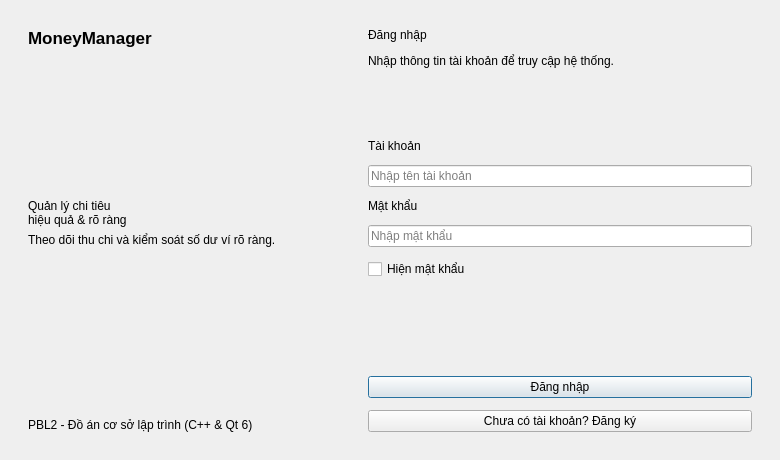
<?xml version='1.0' encoding='utf-8'?>
<ui version="4.0">
 <class>LoginWindow</class>
 <widget class="QDialog" name="LoginWindow">
  <property name="geometry">
   <rect>
    <x>0</x>
    <y>0</y>
    <width>780</width>
    <height>460</height>
   </rect>
  </property>
  <property name="windowTitle">
   <string>Đăng nhập - MoneyManager</string>
  </property>
  <layout class="QHBoxLayout" name="mainLayout">
   <property name="spacing">
    <number>0</number>
   </property>
   <property name="leftMargin">
    <number>0</number>
   </property>
   <property name="topMargin">
    <number>0</number>
   </property>
   <property name="rightMargin">
    <number>0</number>
   </property>
   <property name="bottomMargin">
    <number>0</number>
   </property>
   <item>
    <widget class="QFrame" name="frmWelcome">
     <property name="minimumSize">
      <size>
       <width>340</width>
       <height>0</height>
      </size>
     </property>
     <property name="maximumSize">
      <size>
       <width>340</width>
       <height>16777215</height>
      </size>
     </property>
     <property name="frameShape">
      <enum>QFrame::NoFrame</enum>
     </property>
     <layout class="QVBoxLayout" name="welcomeLayout">
      <property name="leftMargin">
       <number>28</number>
      </property>
      <property name="topMargin">
       <number>28</number>
      </property>
      <property name="rightMargin">
       <number>28</number>
      </property>
      <property name="bottomMargin">
       <number>28</number>
      </property>
      <item>
       <widget class="QLabel" name="lblWelcomeBrand">
        <property name="font">
         <font>
          <pointsize>13</pointsize>
          <bold>true</bold>
         </font>
        </property>
        <property name="text">
         <string>MoneyManager</string>
        </property>
       </widget>
      </item>
      <item>
       <spacer name="spacerWelcome1">
        <property name="orientation">
         <enum>Qt::Vertical</enum>
        </property>
        <property name="sizeHint" stdset="0">
         <size>
          <width>20</width>
          <height>20</height>
         </size>
        </property>
       </spacer>
      </item>
      <item>
       <widget class="QLabel" name="lblWelcomeHeadline">
        <property name="text">
         <string>Quản lý chi tiêu
hiệu quả &amp; rõ ràng</string>
        </property>
        <property name="wordWrap">
         <bool>true</bool>
        </property>
       </widget>
      </item>
      <item>
       <widget class="QLabel" name="lblWelcomeDescription">
        <property name="text">
         <string>Theo dõi thu chi và kiểm soát số dư ví rõ ràng.</string>
        </property>
        <property name="wordWrap">
         <bool>true</bool>
        </property>
       </widget>
      </item>
      <item>
       <widget class="QLabel" name="lblWelcomeArt">
        <property name="alignment">
         <set>Qt::AlignCenter</set>
        </property>
        <property name="text">
         <string/>
        </property>
       </widget>
      </item>
      <item>
       <spacer name="spacerWelcome2">
        <property name="orientation">
         <enum>Qt::Vertical</enum>
        </property>
        <property name="sizeHint" stdset="0">
         <size>
          <width>20</width>
          <height>20</height>
         </size>
        </property>
       </spacer>
      </item>
      <item>
       <widget class="QLabel" name="lblWelcomeFooter">
        <property name="text">
         <string>PBL2 - Đồ án cơ sở lập trình (C++ &amp; Qt 6)</string>
        </property>
       </widget>
      </item>
     </layout>
    </widget>
   </item>
   <item>
    <widget class="QFrame" name="frmLogin">
     <property name="frameShape">
      <enum>QFrame::NoFrame</enum>
     </property>
     <layout class="QVBoxLayout" name="loginFormLayout">
      <property name="spacing">
       <number>12</number>
      </property>
      <property name="leftMargin">
       <number>28</number>
      </property>
      <property name="topMargin">
       <number>28</number>
      </property>
      <property name="rightMargin">
       <number>28</number>
      </property>
      <property name="bottomMargin">
       <number>28</number>
      </property>
      <item>
       <widget class="QLabel" name="lblLoginHeading">
        <property name="text">
         <string>Đăng nhập</string>
        </property>
       </widget>
      </item>
      <item>
       <widget class="QLabel" name="lblLoginDescription">
        <property name="text">
         <string>Nhập thông tin tài khoản để truy cập hệ thống.</string>
        </property>
       </widget>
      </item>
      <item>
       <spacer name="spacerFormTop">
        <property name="orientation">
         <enum>Qt::Vertical</enum>
        </property>
        <property name="sizeHint" stdset="0">
         <size>
          <width>20</width>
          <height>10</height>
         </size>
        </property>
       </spacer>
      </item>
      <item>
       <widget class="QLabel" name="lblUsername">
        <property name="text">
         <string>Tài khoản</string>
        </property>
       </widget>
      </item>
      <item>
       <widget class="QLineEdit" name="edtUsername">
        <property name="placeholderText">
         <string>Nhập tên tài khoản</string>
        </property>
       </widget>
      </item>
      <item>
       <widget class="QLabel" name="lblPassword">
        <property name="text">
         <string>Mật khẩu</string>
        </property>
       </widget>
      </item>
      <item>
       <widget class="QLineEdit" name="edtPassword">
        <property name="echoMode">
         <enum>QLineEdit::Password</enum>
        </property>
        <property name="placeholderText">
         <string>Nhập mật khẩu</string>
        </property>
       </widget>
      </item>
      <item>
       <widget class="QCheckBox" name="chkShowPassword">
        <property name="text">
         <string>Hiện mật khẩu</string>
        </property>
       </widget>
      </item>
      <item>
       <widget class="QLabel" name="lblError">
        <property name="text">
         <string />
        </property>
       </widget>
      </item>
      <item>
       <spacer name="spacerFormBottom">
        <property name="orientation">
         <enum>Qt::Vertical</enum>
        </property>
        <property name="sizeHint" stdset="0">
         <size>
          <width>20</width>
          <height>10</height>
         </size>
        </property>
       </spacer>
      </item>
      <item>
       <widget class="QPushButton" name="btnLogin">
        <property name="role" stdset="0">
         <string notr="true">primary</string>
        </property>
        <property name="text">
         <string>Đăng nhập</string>
        </property>
       </widget>
      </item>
      <item>
       <widget class="QPushButton" name="btnRegister">
        <property name="role" stdset="0">
         <string notr="true">secondary</string>
        </property>
        <property name="cursor">
         <cursorShape>PointingHandCursor</cursorShape>
        </property>
        <property name="text">
         <string>Chưa có tài khoản? Đăng ký</string>
        </property>
       </widget>
      </item>
     </layout>
    </widget>
   </item>
  </layout>
 </widget>
 <resources />
 <connections />
</ui>
